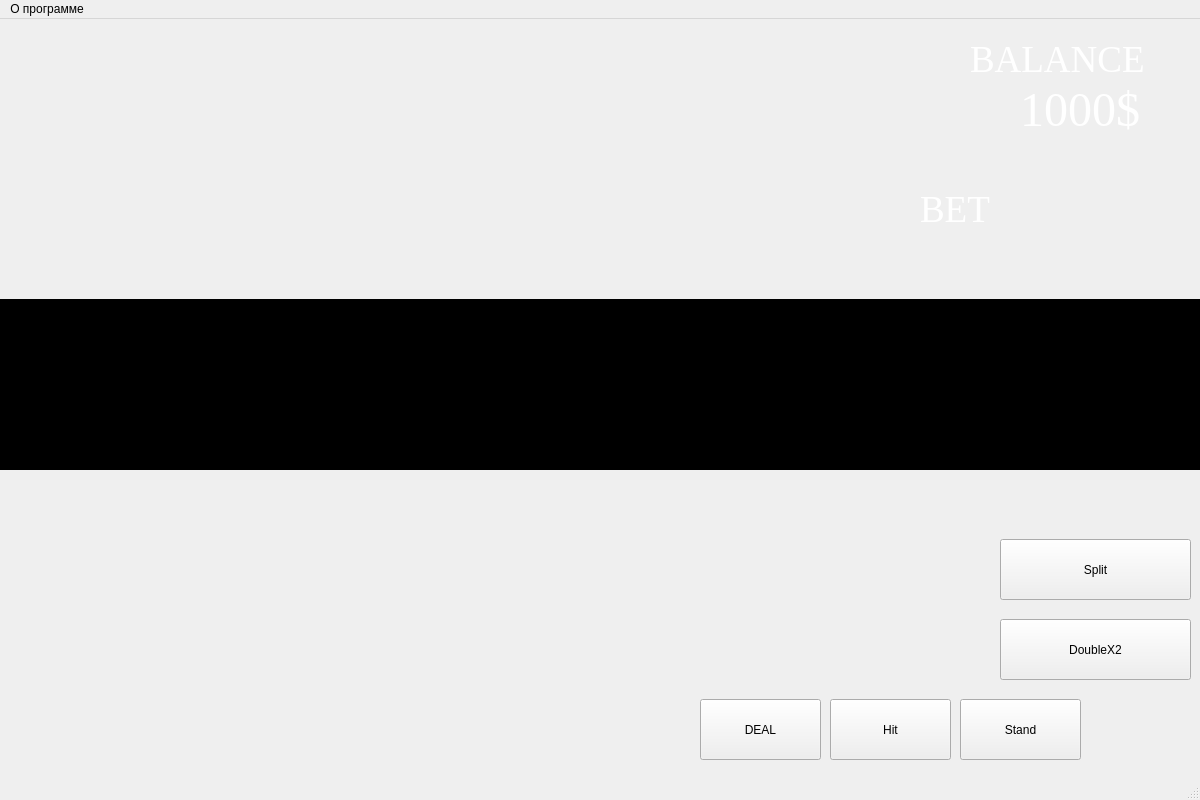
<?xml version="1.0" encoding="UTF-8"?>
<ui version="4.0">
 <class>PlayWindow</class>
 <widget class="QMainWindow" name="PlayWindow">
  <property name="geometry">
   <rect>
    <x>0</x>
    <y>0</y>
    <width>1200</width>
    <height>800</height>
   </rect>
  </property>
  <property name="windowTitle">
   <string>MainWindow</string>
  </property>
  <widget class="QWidget" name="centralwidget">
   <widget class="QLabel" name="background">
    <property name="geometry">
     <rect>
      <x>0</x>
      <y>0</y>
      <width>1200</width>
      <height>800</height>
     </rect>
    </property>
    <property name="text">
     <string/>
    </property>
   </widget>
   <widget class="QPushButton" name="hit">
    <property name="geometry">
     <rect>
      <x>830</x>
      <y>680</y>
      <width>121</width>
      <height>61</height>
     </rect>
    </property>
    <property name="text">
     <string>Hit</string>
    </property>
   </widget>
   <widget class="QPushButton" name="stand">
    <property name="geometry">
     <rect>
      <x>960</x>
      <y>680</y>
      <width>121</width>
      <height>61</height>
     </rect>
    </property>
    <property name="text">
     <string>Stand</string>
    </property>
   </widget>
   <widget class="QPushButton" name="deal">
    <property name="geometry">
     <rect>
      <x>700</x>
      <y>680</y>
      <width>121</width>
      <height>61</height>
     </rect>
    </property>
    <property name="text">
     <string>DEAL</string>
    </property>
   </widget>
   <widget class="QPushButton" name="doubleX2">
    <property name="geometry">
     <rect>
      <x>1000</x>
      <y>600</y>
      <width>191</width>
      <height>61</height>
     </rect>
    </property>
    <property name="text">
     <string>DoubleX2</string>
    </property>
   </widget>
   <widget class="QPushButton" name="split">
    <property name="geometry">
     <rect>
      <x>1000</x>
      <y>520</y>
      <width>191</width>
      <height>61</height>
     </rect>
    </property>
    <property name="text">
     <string>Split</string>
    </property>
   </widget>
   <widget class="QLabel" name="Score">
    <property name="geometry">
     <rect>
      <x>95</x>
      <y>550</y>
      <width>120</width>
      <height>120</height>
     </rect>
    </property>
    <property name="styleSheet">
     <string notr="true">font: 24pt &quot;Times New Roman&quot;;
color: rgb(255, 255, 255);</string>
    </property>
    <property name="text">
     <string/>
    </property>
   </widget>
   <widget class="QLabel" name="Score2">
    <property name="geometry">
     <rect>
      <x>95</x>
      <y>80</y>
      <width>120</width>
      <height>120</height>
     </rect>
    </property>
    <property name="styleSheet">
     <string notr="true">font: 24pt &quot;Times New Roman&quot;;
color: rgb(255, 255, 255);</string>
    </property>
    <property name="text">
     <string/>
    </property>
   </widget>
   <widget class="QLabel" name="bet">
    <property name="geometry">
     <rect>
      <x>200</x>
      <y>490</y>
      <width>100</width>
      <height>100</height>
     </rect>
    </property>
    <property name="text">
     <string/>
    </property>
   </widget>
   <widget class="QLabel" name="betValue">
    <property name="geometry">
     <rect>
      <x>310</x>
      <y>500</y>
      <width>250</width>
      <height>81</height>
     </rect>
    </property>
    <property name="styleSheet">
     <string notr="true">font: 36pt &quot;Times New Roman&quot;;
color: rgb(255, 255, 255);</string>
    </property>
    <property name="text">
     <string/>
    </property>
   </widget>
   <widget class="QLabel" name="endBg">
    <property name="geometry">
     <rect>
      <x>0</x>
      <y>280</y>
      <width>1200</width>
      <height>171</height>
     </rect>
    </property>
    <property name="styleSheet">
     <string notr="true">background-color: rgb(0, 0, 0);</string>
    </property>
    <property name="text">
     <string/>
    </property>
   </widget>
   <widget class="QLabel" name="dScore">
    <property name="geometry">
     <rect>
      <x>140</x>
      <y>80</y>
      <width>120</width>
      <height>120</height>
     </rect>
    </property>
    <property name="styleSheet">
     <string notr="true">font: 24pt &quot;Times New Roman&quot;;
color: rgb(255, 255, 255);</string>
    </property>
    <property name="text">
     <string/>
    </property>
   </widget>
   <widget class="QLabel" name="dCard1">
    <property name="geometry">
     <rect>
      <x>500</x>
      <y>150</y>
      <width>80</width>
      <height>113</height>
     </rect>
    </property>
    <property name="text">
     <string/>
    </property>
   </widget>
   <widget class="QLabel" name="dCard2">
    <property name="geometry">
     <rect>
      <x>540</x>
      <y>150</y>
      <width>80</width>
      <height>113</height>
     </rect>
    </property>
    <property name="text">
     <string/>
    </property>
   </widget>
   <widget class="QLabel" name="dCard3">
    <property name="geometry">
     <rect>
      <x>580</x>
      <y>150</y>
      <width>80</width>
      <height>113</height>
     </rect>
    </property>
    <property name="text">
     <string/>
    </property>
   </widget>
   <widget class="QLabel" name="dCard5">
    <property name="geometry">
     <rect>
      <x>660</x>
      <y>150</y>
      <width>80</width>
      <height>113</height>
     </rect>
    </property>
    <property name="text">
     <string/>
    </property>
   </widget>
   <widget class="QLabel" name="dCard4">
    <property name="geometry">
     <rect>
      <x>620</x>
      <y>150</y>
      <width>80</width>
      <height>113</height>
     </rect>
    </property>
    <property name="text">
     <string/>
    </property>
   </widget>
   <widget class="QWidget" name="horizontalLayoutWidget">
    <property name="geometry">
     <rect>
      <x>0</x>
      <y>630</y>
      <width>651</width>
      <height>121</height>
     </rect>
    </property>
    <layout class="QHBoxLayout" name="horizontalLayout">
     <item>
      <widget class="QPushButton" name="coin5">
       <property name="styleSheet">
        <string notr="true">border-radius: 6px;</string>
       </property>
       <property name="text">
        <string/>
       </property>
       <property name="icon">
        <iconset resource="resources.qrc">
         <normaloff>:/img/pictures/coins/5.png</normaloff>:/img/pictures/coins/5.png</iconset>
       </property>
       <property name="iconSize">
        <size>
         <width>100</width>
         <height>100</height>
        </size>
       </property>
      </widget>
     </item>
     <item>
      <widget class="QPushButton" name="coin20">
       <property name="styleSheet">
        <string notr="true">border-radius: 6px;</string>
       </property>
       <property name="text">
        <string/>
       </property>
       <property name="icon">
        <iconset resource="resources.qrc">
         <normaloff>:/img/pictures/coins/20.png</normaloff>:/img/pictures/coins/20.png</iconset>
       </property>
       <property name="iconSize">
        <size>
         <width>100</width>
         <height>100</height>
        </size>
       </property>
      </widget>
     </item>
     <item>
      <widget class="QPushButton" name="coin50">
       <property name="styleSheet">
        <string notr="true">border-radius: 6px;</string>
       </property>
       <property name="text">
        <string/>
       </property>
       <property name="icon">
        <iconset resource="resources.qrc">
         <normaloff>:/img/pictures/coins/50.png</normaloff>:/img/pictures/coins/50.png</iconset>
       </property>
       <property name="iconSize">
        <size>
         <width>100</width>
         <height>100</height>
        </size>
       </property>
      </widget>
     </item>
     <item>
      <widget class="QPushButton" name="coin100">
       <property name="styleSheet">
        <string notr="true">border-radius: 6px;</string>
       </property>
       <property name="text">
        <string/>
       </property>
       <property name="icon">
        <iconset resource="resources.qrc">
         <normaloff>:/img/pictures/coins/100.png</normaloff>:/img/pictures/coins/100.png</iconset>
       </property>
       <property name="iconSize">
        <size>
         <width>100</width>
         <height>100</height>
        </size>
       </property>
      </widget>
     </item>
     <item>
      <widget class="QPushButton" name="coin500">
       <property name="styleSheet">
        <string notr="true">border-radius: 6px;</string>
       </property>
       <property name="text">
        <string/>
       </property>
       <property name="icon">
        <iconset resource="resources.qrc">
         <normaloff>:/img/pictures/coins/500.png</normaloff>:/img/pictures/coins/500.png</iconset>
       </property>
       <property name="iconSize">
        <size>
         <width>100</width>
         <height>100</height>
        </size>
       </property>
      </widget>
     </item>
    </layout>
   </widget>
   <widget class="QLabel" name="link">
    <property name="geometry">
     <rect>
      <x>500</x>
      <y>310</y>
      <width>271</width>
      <height>98</height>
     </rect>
    </property>
    <property name="styleSheet">
     <string notr="true">font: 36pt &quot;Times New Roman&quot;;
color: rgb(170, 0, 0);</string>
    </property>
    <property name="text">
     <string/>
    </property>
   </widget>
   <widget class="QLabel" name="money">
    <property name="geometry">
     <rect>
      <x>1020</x>
      <y>60</y>
      <width>171</width>
      <height>61</height>
     </rect>
    </property>
    <property name="font">
     <font>
      <family>Times New Roman</family>
      <pointsize>36</pointsize>
     </font>
    </property>
    <property name="styleSheet">
     <string notr="true">color:rgb(255, 255, 255);</string>
    </property>
    <property name="text">
     <string>1000$</string>
    </property>
   </widget>
   <widget class="QLabel" name="pCard1">
    <property name="geometry">
     <rect>
      <x>500</x>
      <y>500</y>
      <width>80</width>
      <height>113</height>
     </rect>
    </property>
    <property name="text">
     <string/>
    </property>
   </widget>
   <widget class="QLabel" name="pCard2">
    <property name="geometry">
     <rect>
      <x>540</x>
      <y>500</y>
      <width>80</width>
      <height>113</height>
     </rect>
    </property>
    <property name="text">
     <string/>
    </property>
   </widget>
   <widget class="QLabel" name="pCard3">
    <property name="geometry">
     <rect>
      <x>580</x>
      <y>500</y>
      <width>80</width>
      <height>113</height>
     </rect>
    </property>
    <property name="text">
     <string/>
    </property>
   </widget>
   <widget class="QLabel" name="pCard4">
    <property name="geometry">
     <rect>
      <x>620</x>
      <y>500</y>
      <width>80</width>
      <height>113</height>
     </rect>
    </property>
    <property name="text">
     <string/>
    </property>
   </widget>
   <widget class="QLabel" name="pCard5">
    <property name="geometry">
     <rect>
      <x>660</x>
      <y>500</y>
      <width>80</width>
      <height>113</height>
     </rect>
    </property>
    <property name="text">
     <string/>
    </property>
   </widget>
   <widget class="QLabel" name="pScore">
    <property name="geometry">
     <rect>
      <x>140</x>
      <y>550</y>
      <width>120</width>
      <height>120</height>
     </rect>
    </property>
    <property name="styleSheet">
     <string notr="true">font: 24pt &quot;Times New Roman&quot;;
color: rgb(255, 255, 255);</string>
    </property>
    <property name="text">
     <string/>
    </property>
   </widget>
   <widget class="QLabel" name="balance">
    <property name="geometry">
     <rect>
      <x>970</x>
      <y>10</y>
      <width>231</width>
      <height>61</height>
     </rect>
    </property>
    <property name="font">
     <font>
      <family>Times New Roman</family>
      <pointsize>28</pointsize>
     </font>
    </property>
    <property name="styleSheet">
     <string notr="true">color: rgb(255, 255, 255);</string>
    </property>
    <property name="text">
     <string>BALANCE</string>
    </property>
   </widget>
   <widget class="QLabel" name="bet_bet">
    <property name="geometry">
     <rect>
      <x>920</x>
      <y>140</y>
      <width>100</width>
      <height>100</height>
     </rect>
    </property>
    <property name="font">
     <font>
      <family>Times New Roman</family>
      <pointsize>28</pointsize>
     </font>
    </property>
    <property name="styleSheet">
     <string notr="true">color: rgb(255, 255, 255);</string>
    </property>
    <property name="text">
     <string>BET</string>
    </property>
   </widget>
   <widget class="QLabel" name="name_label">
    <property name="geometry">
     <rect>
      <x>40</x>
      <y>40</y>
      <width>191</width>
      <height>61</height>
     </rect>
    </property>
    <property name="font">
     <font>
      <family>Times New Roman</family>
      <pointsize>14</pointsize>
     </font>
    </property>
    <property name="styleSheet">
     <string notr="true">color: rgb(0, 0, 0);</string>
    </property>
    <property name="text">
     <string/>
    </property>
   </widget>
   <widget class="QLabel" name="link2">
    <property name="geometry">
     <rect>
      <x>490</x>
      <y>160</y>
      <width>251</width>
      <height>111</height>
     </rect>
    </property>
    <property name="text">
     <string/>
    </property>
   </widget>
   <widget class="QLabel" name="oblfordeck">
    <property name="geometry">
     <rect>
      <x>10</x>
      <y>160</y>
      <width>80</width>
      <height>113</height>
     </rect>
    </property>
    <property name="text">
     <string/>
    </property>
   </widget>
   <zorder>background</zorder>
   <zorder>pCard1</zorder>
   <zorder>hit</zorder>
   <zorder>stand</zorder>
   <zorder>deal</zorder>
   <zorder>doubleX2</zorder>
   <zorder>split</zorder>
   <zorder>Score</zorder>
   <zorder>Score2</zorder>
   <zorder>bet</zorder>
   <zorder>betValue</zorder>
   <zorder>dScore</zorder>
   <zorder>dCard1</zorder>
   <zorder>horizontalLayoutWidget</zorder>
   <zorder>money</zorder>
   <zorder>pScore</zorder>
   <zorder>pCard2</zorder>
   <zorder>pCard3</zorder>
   <zorder>pCard4</zorder>
   <zorder>pCard5</zorder>
   <zorder>dCard2</zorder>
   <zorder>dCard3</zorder>
   <zorder>dCard4</zorder>
   <zorder>dCard5</zorder>
   <zorder>endBg</zorder>
   <zorder>link</zorder>
   <zorder>balance</zorder>
   <zorder>bet_bet</zorder>
   <zorder>name_label</zorder>
   <zorder>link2</zorder>
   <zorder>oblfordeck</zorder>
  </widget>
  <widget class="QMenuBar" name="menubar">
   <property name="geometry">
    <rect>
     <x>0</x>
     <y>0</y>
     <width>1200</width>
     <height>25</height>
    </rect>
   </property>
   <widget class="QMenu" name="menuabout">
    <property name="title">
     <string>О программе</string>
    </property>
    <addaction name="actionquit"/>
   </widget>
   <addaction name="menuabout"/>
  </widget>
  <widget class="QStatusBar" name="statusbar"/>
  <action name="actionquit">
   <property name="text">
    <string>Выход</string>
   </property>
  </action>
 </widget>
 <resources>
  <include location="resources.qrc"/>
 </resources>
 <connections/>
</ui>
